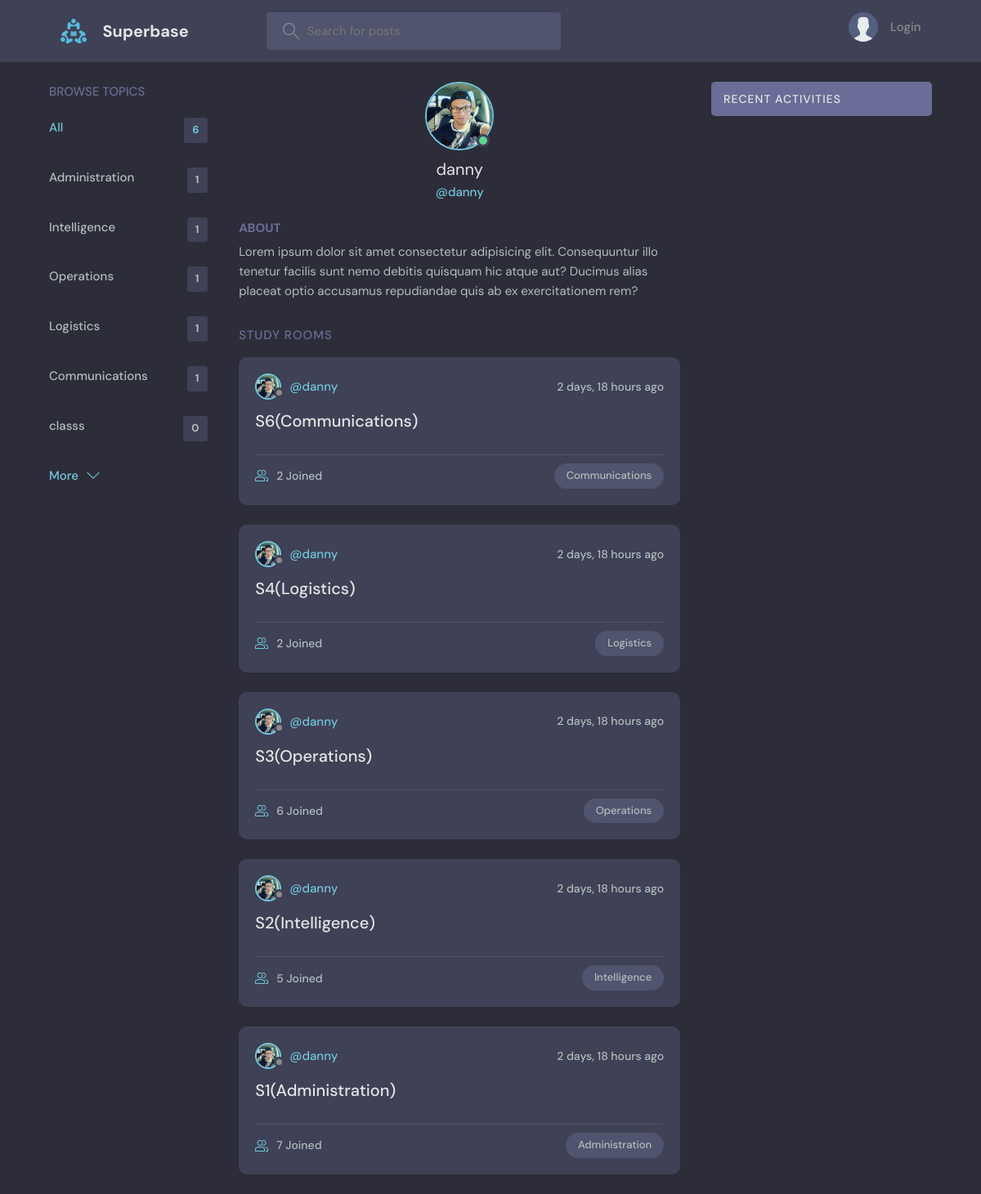
Page /profile/1/ on the committed database.
### base/models.py (models this page shows, shortened)
class Topic(models.Model):
    name = models.CharField(max_length=200)

class User(AbstractUser):
    name = models.CharField(max_length=200, null=True)
    email = models.EmailField(unique=True, null=True)
    bio = models.TextField(null=True)
    avatar = models.ImageField(null=True, default="avatar.svg")
    USERNAME_FIELD = 'email'
    REQUIRED_FIELDS = []

class Room(models.Model):
    host = models.ForeignKey(User, on_delete=models.SET_NULL, null=True)
    topic = models.ForeignKey(Topic, on_delete=models.SET_NULL, null=True)
    name = models.CharField(max_length=200)
    description = models.TextField(null=True, blank=True)
    participants = models.ManyToManyField(User, related_name='participants', blank=True)
    updated = models.DateTimeField(auto_now=True)
    created = models.DateTimeField(auto_now_add=True)
    class Meta:
        ordering = ['-updated', '-created']

### base/views.py (the view)
# urls.py: path('profile/<str:pk>/', views.userProfile, name="user-profile"),
def userProfile(request, pk):
    user = User.objects.get(id=pk)
    rooms = user.room_set.all()
    room_messages = user.message_set.all()
    topics = Topic.objects.all()
    context = {'user': user, 'rooms': rooms, 'room_messages': room_messages, 'topics': topics}
    return render(request, 'base/profile.html', context)

### base/templates/base/profile.html (shortened to what this page needs)
{% extends 'main.html' %}
{% block content %}
  <main class="profile-page layout layout--3">
    <div class="container">
      {% include 'base/topics_component.html' %}
      <div class="roomList">
        <div class="profile">
          <div class="profile__avatar">
            <div class="avatar avatar--large active">
              <img src="{{user.avatar.url}}" />
            </div>
          </div>
          <div class="profile__info">
            <h3>{{user.username}}</h3>
            <p>@{{user.username}}</p>
          </div>
          <div class="profile__about">
            <h3>About</h3>
            <p>
              Lorem ipsum dolor sit amet consectetur adipisicing elit. Consequuntur illo tenetur
              facilis sunt nemo debitis quisquam hic atque aut? Ducimus alias placeat optio
              accusamus repudiandae quis ab ex exercitationem rem?
            </p>
          </div>
        </div>
        <div class="roomList__header">
          <div>
            <h2>Study Rooms</a>
            </h2>
          </div>
        </div>
        {% include 'base/feed_component.html' %}
      </div>
      {% include 'base/activity_component.html' %}
    </div>
  </main>
  {% endblock content %}

### templates/main.html (shortened to what this page needs)
<!DOCTYPE html>
{% load static %}
<html lang="en">
<head>
    <link rel="stylesheet" href="{% static 'styles/style.css' %}" />
</head>
<body>
    {% include 'navbar.html' %}
    {% block content %}
    {% endblock %}
</body>
</html>

### templates/navbar.html (shortened to what this page needs)
{% load static %}
<header class="header header--loggedIn">
    <div class="container">
        <a href="{% url 'home' %}" class="header__logo">
            <img src="{% static 'images/logo.svg' %}" />
            <h1>Superbase</h1>
        </a>
        <form class="header__search" method="GET" action="{% url 'home' %}" >
            <label>
                <input name="q" placeholder="Search for posts" />
            </label>
        </form>
        <nav class="header__menu">
            {% if request.user.is_authenticated %}
            <div class="header__user">
                <a href="{% url 'update-user' %}">
                    <div class="avatar avatar--medium active">
                        <img src="{{request.user.avatar.url}}" />
                    </div>
                    <p>{{request.user.username}} <span>@{{request.user.username}}</span></p>
                </a>
                <button class="dropdown-button">
                    <svg version="1.1" xmlns="http://www.w3.org/2000/svg" width="32" height="32"
                        viewBox="0 0 32 32">
                        <title>chevron-down</title>
                        <path d="M16 21l-13-13h-3l16 16 16-16h-3l-13 13z"></path>
                    </svg>
                </button>
            </div>
            {% else %}
            <a href="{% url 'login' %}">
        <img src="{% static 'images/avatar.svg' %}" />
        <p>Login</p>
        </a>
            {% endif %}
        </nav>
    </div>
</header>

### base/templates/base/topics_component.html
<div class="topics">
    <div class="topics__header">
        <h2>Browse Topics</h2>
    </div>
    <ul class="topics__list">
        <li>
            <a href="{% url 'home' %}" class="active">All <span>{{topics.count}}</span></a>
        </li>
        {% for topic in topics %}
        <li>
            <a href="{% url 'home' %}?q={{topic.name}}">{{topic.name}}<span>{{topic.room_set.all.count}}</span></a>
        </li>
        {% endfor %}
    </ul>
    <a class="btn btn--link" href="{% url 'topics' %}">
        More
        <svg version="1.1" xmlns="http://www.w3.org/2000/svg" width="32" height="32" viewBox="0 0 32 32">
            <title>chevron-down</title>
            <path d="M16 21l-13-13h-3l16 16 16-16h-3l-13 13z"></path>
        </svg>
    </a>
</div>

### base/templates/base/feed_component.html (shortened to what this page needs)
{% for room in rooms %}
<div class="roomListRoom">
    <div class="roomListRoom__header">
        <a href="{% url 'user-profile' room.host.id %}" class="roomListRoom__author">
            <div class="avatar avatar--small">
                <img src="{{room.host.avatar.url}}" />
            </div>
            <span>@{{room.host.username}}</span>
        </a>
        <div class="roomListRoom__actions">
            <span>{{room.created|timesince}} ago</span>
        </div>
    </div>
    <div class="roomListRoom__content">
        <a href="{% url 'room' room.id %}">{{room.name}}</a>
    </div>
    <div class="roomListRoom__meta">
        <a href="{% url 'room' room.id %}" class="roomListRoom__joined">
            {{room.participants.all.count}} Joined
        </a>
        <p class="roomListRoom__topic">{{room.topic.name}}</p>
    </div>
</div>
{% endfor %}

### base/templates/base/activity_component.html (shortened to what this page needs)
<div class="activities">
    <div class="activities__header">
        <h2>Recent Activities</h2>
    </div>
</div>

### rows in the picture
Topic: name "Administration", room_set.all.count "1"
Topic: name "Intelligence", room_set.all.count "1"
Topic: name "Operations", room_set.all.count "1"
Topic: name "Logistics", room_set.all.count "1"
Topic: name "Communications", room_set.all.count "1"
Topic: name "classs", room_set.all.count "0"
User: avatar (picture), username "danny"
Room: host.avatar (picture), host.username "danny", created "2 days, 18 hours", name "S6(Communications)", participants.all.count "2", topic.name "Communications"
Room: host.avatar (picture), host.username "danny", created "2 days, 18 hours", name "S4(Logistics)", participants.all.count "2", topic.name "Logistics"
Room: host.avatar (picture), host.username "danny", created "2 days, 18 hours", name "S3(Operations)", participants.all.count "6", topic.name "Operations"
Room: host.avatar (picture), host.username "danny", created "2 days, 18 hours", name "S2(Intelligence)", participants.all.count "5", topic.name "Intelligence"
Room: host.avatar (picture), host.username "danny", created "2 days, 18 hours", name "S1(Administration)", participants.all.count "7", topic.name "Administration"

### other values in the picture
{{ topics.count }} "6"
